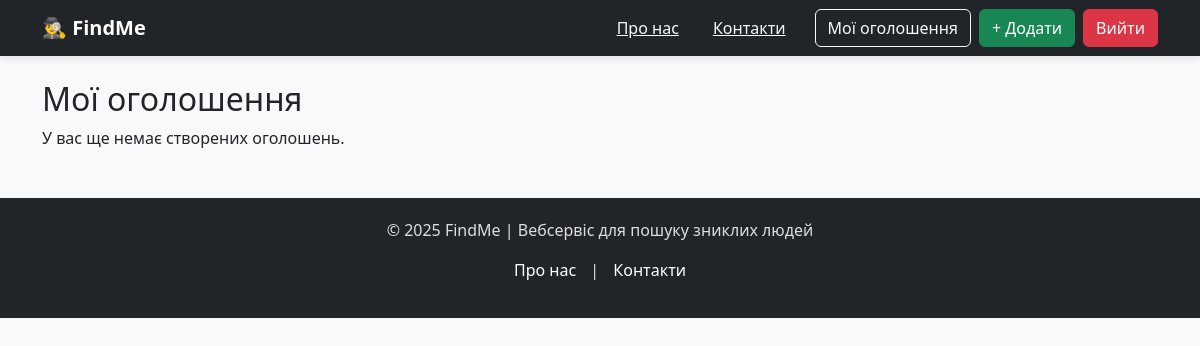
Before: /my-posts/ (signed in) with the older database file.
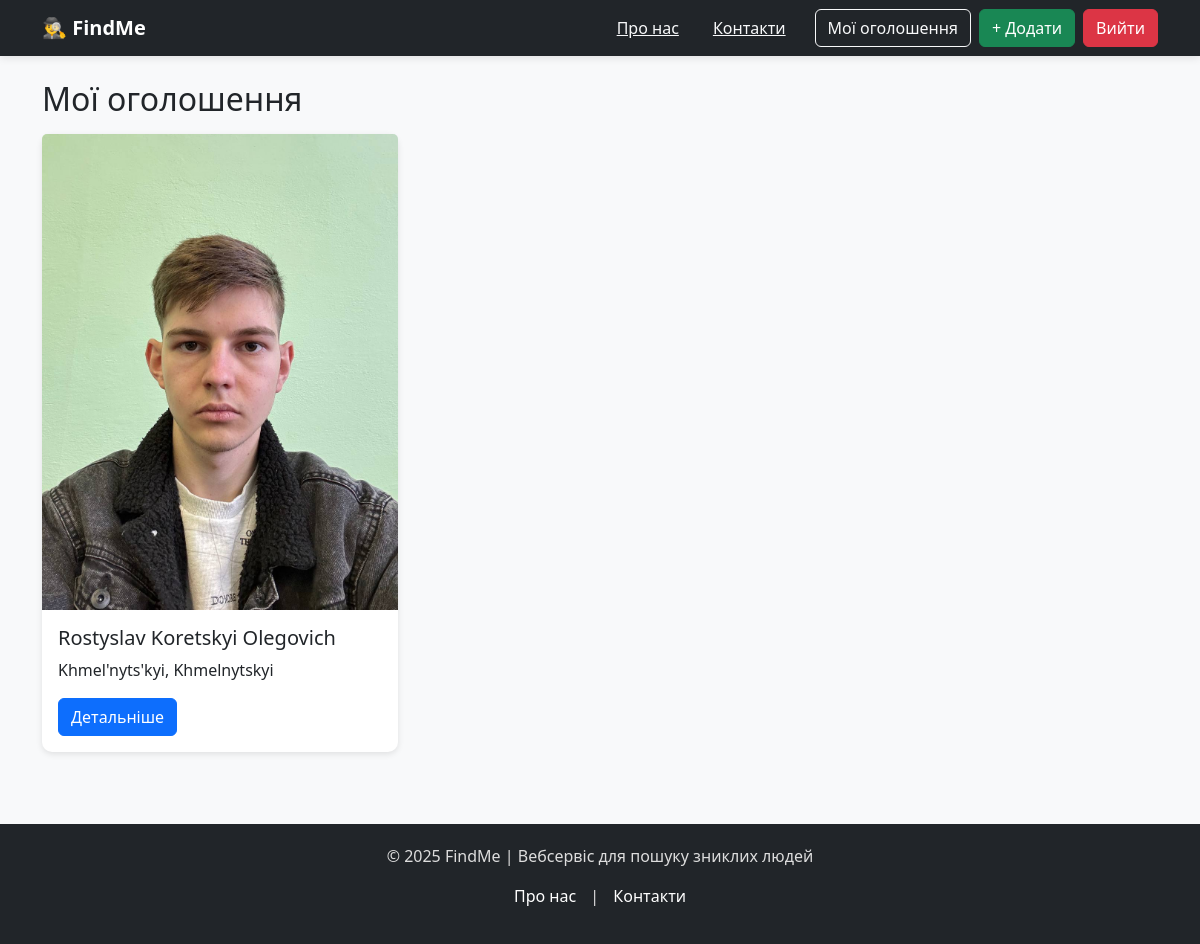
After: the same page with the newer database file.
### missing_persons/models.py (models this page shows, shortened)
class MissingPerson(models.Model):
    STATUS_CHOICES = [
        ('active', 'Активне'),
        ('found', 'Знайдено'),
        ('archived', 'Архівовано'),
    ]
    user = models.ForeignKey(User, on_delete=models.CASCADE)
    full_name = models.CharField(max_length=150)
    birth_date = models.DateField(null=True, blank=True)
    missing_date = models.DateField()
    region = models.CharField(max_length=100)
    city = models.CharField(max_length=100)
    description = models.TextField()
    photo = models.ImageField(upload_to='missing_persons/', blank=True, null=True)
    status = models.CharField(max_length=20, choices=STATUS_CHOICES, default='active')
    created_at = models.DateTimeField(auto_now_add=True)

### missing_persons/views.py (the view)
# urls.py: path('my-posts/', mp_views.my_posts, name='my_posts'),
@login_required
def my_posts(request):
    persons = MissingPerson.objects.filter(user=request.user)
    return render(request, 'my_posts.html', {'persons': persons})

### templates/my_posts.html
{% extends 'base.html' %}
{% block content %}
<h2>Мої оголошення</h2>
{% if persons %}
  <div class="row mt-3">
    {% for p in persons %}
    <div class="col-md-4 mb-4">
      <div class="card">
        {% if p.photo %}
        <img src="{{ p.photo.url }}" class="card-img-top" alt="{{ p.full_name }}">
        {% endif %}
        <div class="card-body">
          <h5>{{ p.full_name }}</h5>
          <p>{{ p.city }}, {{ p.region }}</p>
          <a href="{% url 'missing_detail' p.pk %}" class="btn btn-primary">Детальніше</a>
        </div>
      </div>
    </div>
    {% endfor %}
  </div>
{% else %}
  <p>У вас ще немає створених оголошень.</p>
{% endif %}
{% endblock %}

Changed rows visible on the page:
added MissingPerson: photo (picture), full_name "Rostyslav Koretskyi Olegovich", city "Khmel'nyts'kyi", region "Khmelnytskyi"
Other visible differences:
text no longer shown: "У вас ще немає створених оголошень."
